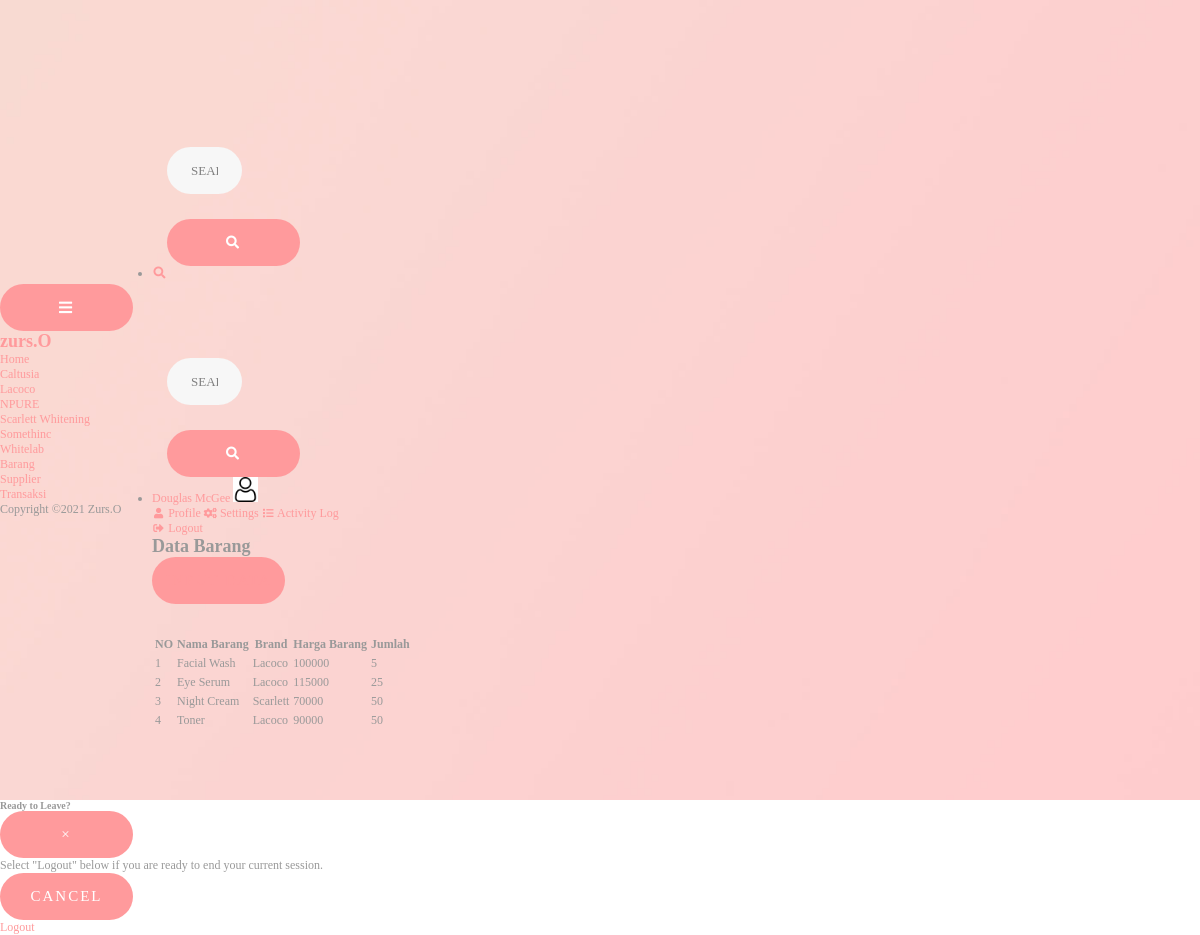
Page /view/tampilbarang.php (signed in) on the committed database.
### tables this page shows
CREATE TABLE `barang` (
  `kode_barang` varchar(45) NOT NULL,
  `nama_barang` varchar(50) NOT NULL,
  `brand` varchar(50) NOT NULL,
  `harga_barang` varchar(45) NOT NULL,
  `jumlah` varchar(45) NOT NULL
);

### model/databasebarang.php (called while the page is built, shortened)
<?php
class database{
    var $host = "localhost";
    var $uname = "root";
    var $pass = "";
    var $db = "project_bpwl";
    var $con;
    function __construct(){
        $this->con = mysqli_connect($this->host, $this->uname, $this->pass, $this->db);
        mysqli_select_db($this->con, $this->db);
    }
    function tampil_data(){
        $data = mysqli_query($this->con, "select * from barang");
        while($d = mysqli_fetch_array($data)){
            $hasil[] = $d;
        }
        return $hasil;
    }
}
?>

### view/tampilbarang.php (the view, shortened to what this page needs)
<?php
include '../model/databasebarang.php';
$db = new database();
?>
<!doctype html>
<html lang="en">
<head>
	<link rel="stylesheet" href="https://stackpath.bootstrapcdn.com/font-awesome/4.7.0/css/font-awesome.min.css">
	<link rel="stylesheet" href="css/style.css">
	<link rel="stylesheet" href="https://use.fontawesome.com/releases/v5.9.0/css/all.css" />
</head>
<body>
	<div class="wrapper d-flex align-items-stretch">
		<nav id="sidebar">
			<div class="custom-menu">
				<button type="button" id="sidebarCollapse" class="btn btn-primary">
					<i class="fa fa-bars"></i>
				</button>
			</div>
			<div class="p-4 pt-5">
				<h1><a href="home.php" class="logo">zurs.O</a></h1>
				<ul class="list-unstyled components mb-5">
					<li class="active">
						<a href="#homeSubmenu" data-toggle="collapse" aria-expanded="false" class="dropdown-toggle">Home</a>
						<ul class="collapse list-unstyled" id="homeSubmenu">
							<li>
								<a href="caltusia1.php">Caltusia</a>
							</li>
							<li>
								<a href="lacoco1.php">Lacoco</a>
							</li>
							<li>
								<a href="npure1.php">NPURE</a>
							</li>
							<li>
								<a href="scarlett1.php">Scarlett Whitening</a>
							</li>
							<li>
								<a href="somethinc1.php">Somethinc</a>
							</li>
							<li>
								<a href="whitelab1.php">Whitelab</a>
							</li>
						</ul>
					</li>
					<li>
						<a href="tampilbarang.php">Barang</a>
					</li>
					<li>
						<a href="tampilsupplier.php">Supplier</a>
					</li>
					<li>
						<a href="tampiltransaksi.php">Transaksi</a>
					</li>
				</ul>
				<div class="footer">
					<p>
						Copyright &copy; Zurs.O
					</p>
				</div>
			</div>
		</nav>
		<div id="content" class="p-4 p-md-5 pt-5">
			<nav class="navbar navbar-expand navbar-light bg-white topbar mb-4 static-top shadow">
				<form class="d-none d-sm-inline-block form-inline mr-auto ml-md-3 my-2 my-md-0 mw-100 navbar-search">
					<div class="input-group">
						<input type="text" class="form-control bg-light border-0 small" placeholder="Search for..." aria-label="Search" aria-describedby="basic-addon2">
						<div class="input-group-append">
							<button class="btn btn-primary" type="button">
								<i class="fas fa-search fa-sm"></i>
							</button>
						</div>
					</div>
				</form>
				<ul class="navbar-nav ml-auto">
					<li class="nav-item dropdown no-arrow d-sm-none">
						<a class="nav-link dropdown-toggle" href="#" id="searchDropdown" role="button" data-toggle="dropdown" aria-haspopup="true" aria-expanded="false">
							<i class="fas fa-search fa-fw"></i>
						</a>
						<div class="dropdown-menu dropdown-menu-right p-3 shadow animated--grow-in" aria-labelledby="searchDropdown">
							<form class="form-inline mr-auto w-100 navbar-search">
								<div class="input-group">
									<input type="text" class="form-control bg-light border-0 small" placeholder="Search for..." aria-label="Search" aria-describedby="basic-addon2">
									<div class="input-group-append">
										<button class="btn btn-primary" type="button">
											<i class="fas fa-search fa-sm"></i>
										</button>
									</div>
								</div>
							</form>
						</div>
					</li>
					<li class="nav-item dropdown no-arrow">
						<a class="nav-link dropdown-toggle" href="#" id="userDropdown" role="button" data-toggle="dropdown" aria-haspopup="true" aria-expanded="false">
							<span class="mr-2 d-none d-lg-inline text-gray-600 small">Douglas McGee</span>
							<img class="img-profile rounded-circle" src="../images/user.png" height="25px" width="25px">
						</a>
						<div class="dropdown-menu dropdown-menu-right shadow animated--grow-in" aria-labelledby="userDropdown">
							<a class="dropdown-item" href="#">
								<i class="fas fa-user fa-sm fa-fw mr-2 text-gray-400"></i>
								Profile
							</a>
							<a class="dropdown-item" href="#">
								<i class="fas fa-cogs fa-sm fa-fw mr-2 text-gray-400"></i>
								Settings
							</a>
							<a class="dropdown-item" href="#">
								<i class="fas fa-list fa-sm fa-fw mr-2 text-gray-400"></i>
								Activity Log
							</a>
							<a class="dropdown-item" href="../index.php" data-toggle="modal" data-target="#logoutModal">
								<i class="fas fa-sign-out-alt fa-sm fa-fw mr-2 text-gray-400"></i>
								Logout
							</a>
						</div>
					</li>
				</ul>
			</nav>
			<h2 class="mb-4">Data Barang</h2>
			<div class="content">
				<div class="container">
					<div class="col-md-3">
						<button type="button" class="btn mb-2 mb-md-0 btn-outline-secondary btn-block">
							<a href="../view/input/inputbarang.php">Input Data</a>
						</button>
					</div>
					<br></br>
					<div class="table-responsive">
						<table class="table custom-table text-center">
							<tr>
								<th scope="col">NO</th>
								<th scope="col">Nama Barang</th>
								<th scope="col">Brand</th>
								<th scope="col">Harga Barang</th>
								<th scope="col">Jumlah</th>
							</tr>
							<?php
							$no = 1;
							foreach ($db->tampil_data() as $x) {
							?>
								<tr>
									<td><?php echo $no++; ?></td>
									<td><?php echo $x['nama_barang']; ?></td>
									<td><?php echo $x['brand']; ?></td>
									<td><?php echo $x['harga_barang']; ?></td>
									<td><?php echo $x['jumlah']; ?></td>
								</tr>
							<?php
							}
							?>
						</table>
					</div>
				</div>
			</div>
		</div>
	</div>
	<div class="modal fade" id="logoutModal" tabindex="-1" role="dialog" aria-labelledby="exampleModalLabel" aria-hidden="true">
		<div class="modal-dialog" role="document">
			<div class="modal-content">
				<div class="modal-header">
					<h5 class="modal-title" id="exampleModalLabel">Ready to Leave?</h5>
					<button class="close" type="button" data-dismiss="modal" aria-label="Close">
						<span aria-hidden="true">×</span>
					</button>
				</div>
				<div class="modal-body">Select "Logout" below if you are ready to end your current session.</div>
				<div class="modal-footer">
					<button class="btn btn-secondary" type="button" data-dismiss="modal">Cancel</button>
					<a class="btn btn-primary" href="../index.php">Logout</a>
				</div>
			</div>
		</div>
	</div>
</body>
</html>

### css/style.css (style rules this page uses)
* { -webkit-box-sizing: border-box; -moz-box-sizing: border-box; box-sizing: border-box; }
body { font-family: "Montserrat-Regular"; color: #999; font-size: 12px; margin: 0; }
p, h1, h2, h3, h4, h5, h6, ul { margin: 0; }
img { max-width: 100%; }
ul { padding-left: 0; margin-bottom: 0; }
a { text-decoration: none; color: #ff9a9c; transition: all 0.3s ease; }
.wrapper { min-height: 100vh; display: flex; align-items: center; background: url("../images/bg-registration-form-4.jpg") no-repeat; background-size: cover; }
form { width: 50%; padding-top: 77px; padding-right: 60px; padding-left: 15px; }
.form-control { display: block; width: 100%; border-radius: 23.5px; height: 47px; padding: 0 24px; color: #808080; font-size: 13px; border: none; background: #f7f7f7; margin-bottom: 25px; }
button { letter-spacing: 2px; border: none; width: 133px; height: 47px; margin-right: 19px; border-radius: 23.5px; cursor: pointer; display: flex; align-items: center; justify-content: center; padding: 0; background: #ff9a9c; font-size: 15px; color: #fff; text-transform: uppercase; font-family: "Montserrat-SemiBold"; -webkit-transform: perspective(1px) translateZ(0); transform: perspective(1px) translateZ(0); box-shadow: 0 0 1px rgba(0, 0, 0, 0); }

### rows in the picture
barang: nama_barang "Facial Wash", brand "Lacoco", harga_barang "100000", jumlah "5"
barang: nama_barang "Eye Serum", brand "Lacoco", harga_barang "115000", jumlah "25"
barang: nama_barang "Night Cream", brand "Scarlett", harga_barang "70000", jumlah "50"
barang: nama_barang "Toner", brand "Lacoco", harga_barang "90000", jumlah "50"
